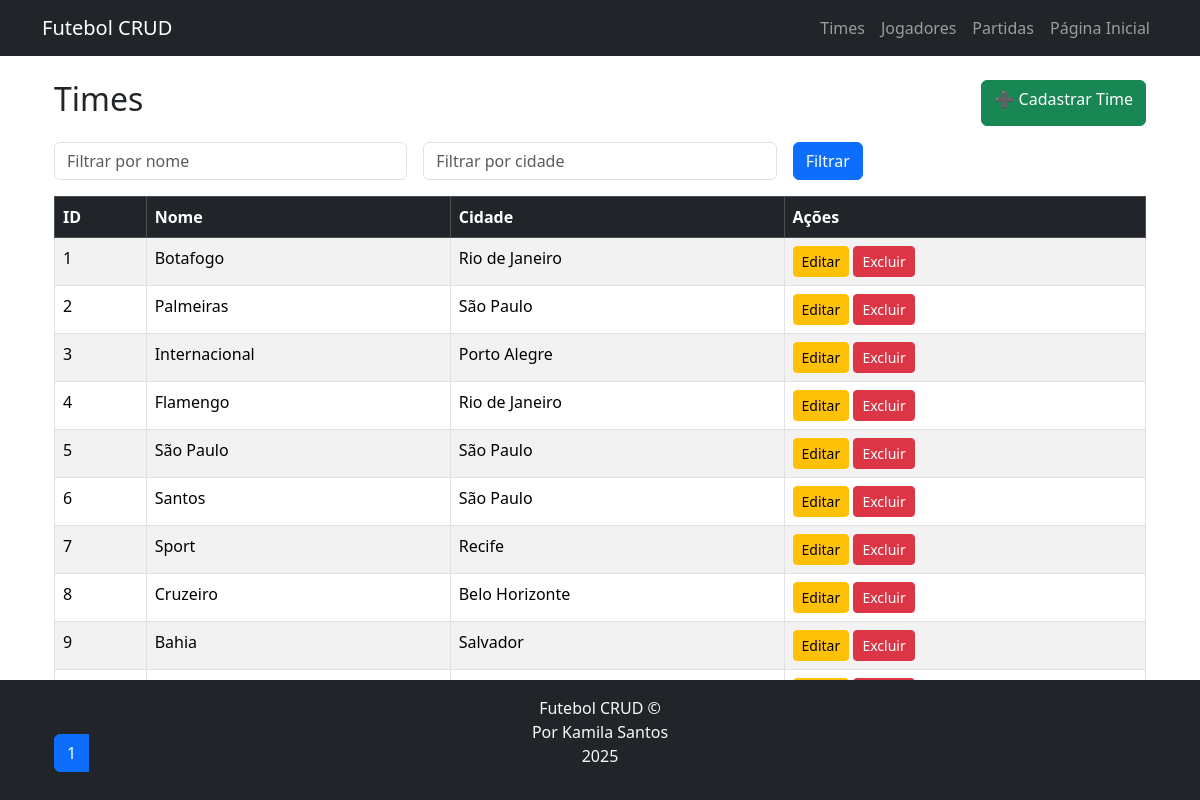
/public/times/read.php, run on the app's committed database.
### tables this page shows
CREATE TABLE times (
    id INT AUTO_INCREMENT PRIMARY KEY,
    nome VARCHAR(100) NOT NULL,
    cidade VARCHAR(100) NOT NULL
);

### public/times/read.php (the view, shortened to what this page needs)
<?php
include('../../includes/db.php');
include('../../includes/header.php');
$nomeFiltro = $_GET['nome'] ?? '';
$cidadeFiltro = $_GET['cidade'] ?? '';
$pagina = $_GET['pagina'] ?? 1;
$itens_por_pagina = 10;
$offset = ($pagina - 1) * $itens_por_pagina;
$sqlCount = "SELECT COUNT(*) as total FROM times WHERE 1=1";
$stmtCount = $mysqli->prepare($sqlCount);
$stmtCount->execute();
$total_registros = $stmtCount->get_result()->fetch_assoc()['total'];
$total_paginas = ceil($total_registros / $itens_por_pagina);
$sql = "SELECT * FROM times WHERE 1=1";
$params = [];
$types = "";
$sql .= " ORDER BY id ASC LIMIT ?, ?";
$params[] = $offset;
$params[] = $itens_por_pagina;
$types .= "ii";
$stmt = $mysqli->prepare($sql);
$stmt->bind_param($types, ...$params);
$stmt->execute();
$result = $stmt->get_result();
?>
<div class="container mt-4">
    <div class="d-flex justify-content-between mb-3">
        <h2>Times</h2>
        <a class="btn btn-success" href="create.php">➕ Cadastrar Time</a>
    </div>
    <form method="GET" class="row g-3 mb-3">
        <div class="col-md-4">
            <input type="text" name="nome" class="form-control" placeholder="Filtrar por nome"
                   value="<?= htmlspecialchars($nomeFiltro) ?>">
        </div>
        <div class="col-md-4">
            <input type="text" name="cidade" class="form-control" placeholder="Filtrar por cidade"
                   value="<?= htmlspecialchars($cidadeFiltro) ?>">
        </div>
        <div class="col-md-4">
            <button type="submit" class="btn btn-primary">Filtrar</button>
        </div>
    </form>
    <table class="table table-striped table-bordered">
        <thead class="table-dark">
            <tr>
                <th>ID</th>
                <th>Nome</th>
                <th>Cidade</th>
                <th>Ações</th>
            </tr>
        </thead>
        <tbody>
            <?php while($row = $result->fetch_assoc()): ?>
                <tr>
                    <td><?= $row['id'] ?></td>
                    <td><?= htmlspecialchars($row['nome']) ?></td>
                    <td><?= htmlspecialchars($row['cidade']) ?></td>
                    <td>
                        <a href="update.php?id=<?= $row['id'] ?>" class="btn btn-sm btn-warning">Editar</a>
                        <a href="delete.php?id=<?= $row['id'] ?>" class="btn btn-sm btn-danger"
                           onclick="return confirm('Deseja realmente excluir o time <?= $row['nome'] ?>?')">
                           Excluir
                        </a>
                    </td>
                </tr>
            <?php endwhile; ?>
        </tbody>
    </table>
    <nav>
        <ul class="pagination">
            <?php for ($i = 1; $i <= $total_paginas; $i++): ?>
                <li class="page-item <?= ($i == $pagina) ? 'active' : '' ?>">
                    <a class="page-link" href="?pagina=<?= $i ?>&nome=<?= $nomeFiltro ?>&cidade=<?= $cidadeFiltro ?>">
                        <?= $i ?>
                    </a>
                </li>
            <?php endfor; ?>
        </ul>
    </nav>
</div>
<?php include('../../includes/footer.php'); ?>
<link rel="stylesheet" href="../../style/style.css">

### style/style.css (style rules this page uses)
body { font-family: 'Segoe UI', Tahoma, Geneva, Verdana, sans-serif; }

### data on the page
times: id "1", nome "Botafogo", cidade "Rio de Janeiro"
times: id "2", nome "Palmeiras", cidade "São Paulo"
times: id "3", nome "Internacional", cidade "Porto Alegre"
times: id "4", nome "Flamengo", cidade "Rio de Janeiro"
times: id "5", nome "São Paulo", cidade "São Paulo"
times: id "6", nome "Santos", cidade "São Paulo"
times: id "7", nome "Sport", cidade "Recife"
times: id "8", nome "Cruzeiro", cidade "Belo Horizonte"
times: id "9", nome "Bahia", cidade "Salvador"
